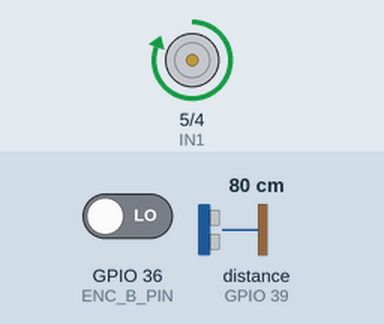
Bench run of a sketch on a simulated ESP32. Shown: motor-driver pin pairs drawn as motors (green arrow = first pin HIGH = forward, orange = second pin HIGH = backward, longer = more drive, scaled by the enable pin). Wiring (inferred from the names in the program): range finder with pulse-width output: data GPIO 39. Inputs (shaded band) come from the test bench; at power-on: GPIO 36 (ENC_B_PIN) LOW, distance to the obstacle (sensor on GPIO 39) 80 cm. What the sketch prints to the serial monitor is not drawn.

Above: at 10.4 s.
Timing chart, 0 to 13.0 s (numbered marks = the images above):
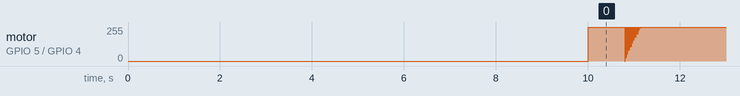

The sketch:

PID_zeigler_nichols_method_1.ino
```cpp
// Task handles
TaskHandle_t Task1;

// Define GPIO pins for encoder A and B channels
#define ENC_A_PIN 39
#define ENC_B_PIN 36

//motor control pins
int IN1 = 5;
int IN2 = 4;
int enablePin = 15;

// Define PWM parameters
const int freq = 5000; // PWM frequency in Hz
const int resolution = 8; // PWM resolution in bits (8, 10, 12, 15 bits are supported)

// Define variables to store encoder counts and direction
volatile int encoderCount = 0;

//speed calculations
double radians_ = 0.0;
double current_position = 0.0;
double velocity = 0.0;

//Low pass filter data
double yn_1 = 0, xn_1 = 0;

// Sample time in seconds
const float delta_t = 0.01;

/*.......................REPLACE CONTROLLER INITITALIZATION HERE.........................................*/
//DATA STORAGE
double controller_input[3] = { 0.0, 0.0, 0.0};//u[k], u[k-1], u[k-2]
double controller_output[3] = { 0.0, 0.0, 0.0};//y[k], y[k-1], y[k-2]

//coefficient storage
double output_coeffs[3] = { 1.0, 0.0, 1.0};//output coeffs y[k], y[k-1], y[k-2]
double input_coeffs[3] = { 1850.0, -1846.0, 0.0};//input coeffs, u[k], u[k-1], u[k-2]
/*.......................REPLACE CONTROLLER INITITALIZATION HERE.........................................*/


// Interrupt Service Routine (ISR) for encoder A pin
void IRAM_ATTR encoderISR() {
  // Read the state of the A and B channels
  int bState = digitalRead(ENC_B_PIN);

    // If A is high, check B to determine direction
    if (bState == HIGH) {
      encoderCount--; // Counterclockwise
    } else {
      encoderCount++; // Clockwise
    }
  }

 //Tasks
void feedtask(void *pvParameters);


void setup() {
  // put your setup code here, to run once:
  Serial.begin(115200);

    while (!Serial) {
    // Do nothing, just wait
  }

  // Initialize PWM channel
  ledcSetup(0, freq, resolution);
  ledcAttachPin(enablePin, 0);

  // initialize digital pin LED_BUILTIN as an output.
  pinMode( IN1, OUTPUT);
  pinMode( IN2, OUTPUT);
  digitalWrite( IN1, HIGH);
  digitalWrite( IN2, HIGH);

  // Set encoder pins as inputs
  pinMode(ENC_A_PIN, INPUT);
  pinMode(ENC_B_PIN, INPUT);

  unsigned long startTime = millis();

  // Keep printing '0' for 5 seconds
  while (millis() - startTime < 5000) { // 5000 milliseconds = 5 seconds
    Serial.println(0);
    delay(100); // Delay a bit between prints (adjust as needed)
  }

  // Attach interrupt to the encoder A pin
  attachInterrupt(digitalPinToInterrupt(ENC_A_PIN), encoderISR, RISING);
  delay(5000);

  // Create tasks
  //xTaskCreate( feedtask, "feedtask1", 1000, NULL, 1, &Task1);
}

void loop()
{
  // put your main code here, to run repeatedly:
    //OBTAINING THE DATA FEEDBACK
    //filtering the data
    double yn = 0.969 * yn_1 + 0.0155 * velocity + 0.0155 * xn_1;
    xn_1 = velocity;
    yn_1 = yn;

    //velocity time
    current_position = ((float)encoderCount / 500) * 3.147;
    velocity = (current_position - radians_)/(0.01);
    radians_ = current_position;


/*.........................................REPLACE HERE FOR THE CONTROLLER..........................................................*/
    //computing the controller values
    //replacing the values
    //computing the error
    double ref = 2.5;
    double error = ref - yn;

    controller_input[0] = error;
    controller_output[0] =  output_coeffs[1]*controller_output[1] + output_coeffs[2]*controller_output[2] + input_coeffs[0]*controller_input[0] + input_coeffs[1]*controller_input[1] +  input_coeffs[2]*controller_input[2];
    controller_input[2] = controller_input[1];
    controller_input[1] = controller_input[0];
    controller_output[2] = controller_output[1];
    controller_output[1] = controller_output[0];
/*.........................................REPLACE HERE FOR THE CONTROLLER..........................................................*/

      int feed = (int)controller_output[0];//random K value
      ledcWrite(0, feed);
        if(255 > 0)
        {
           digitalWrite(IN1, HIGH);
           digitalWrite(IN2, LOW);
        }
        else if(255 < 0)
        {
           digitalWrite(IN2, HIGH);
           digitalWrite(IN1, LOW);
        }

    //Serial.print(ref);
    //Serial.print(" ");
    //Serial.println(yn);
    Serial.println(yn);

    delay(10);
}
```
